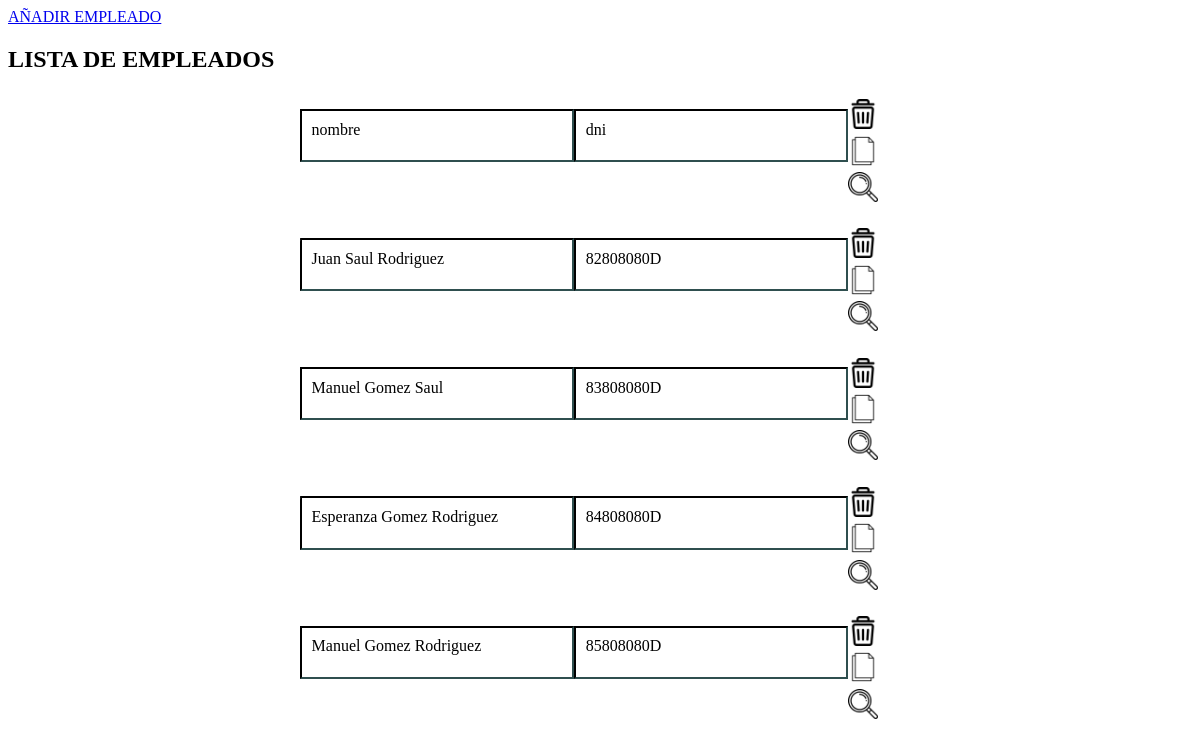
Page /crudv1/lista.php on the earlier database version.
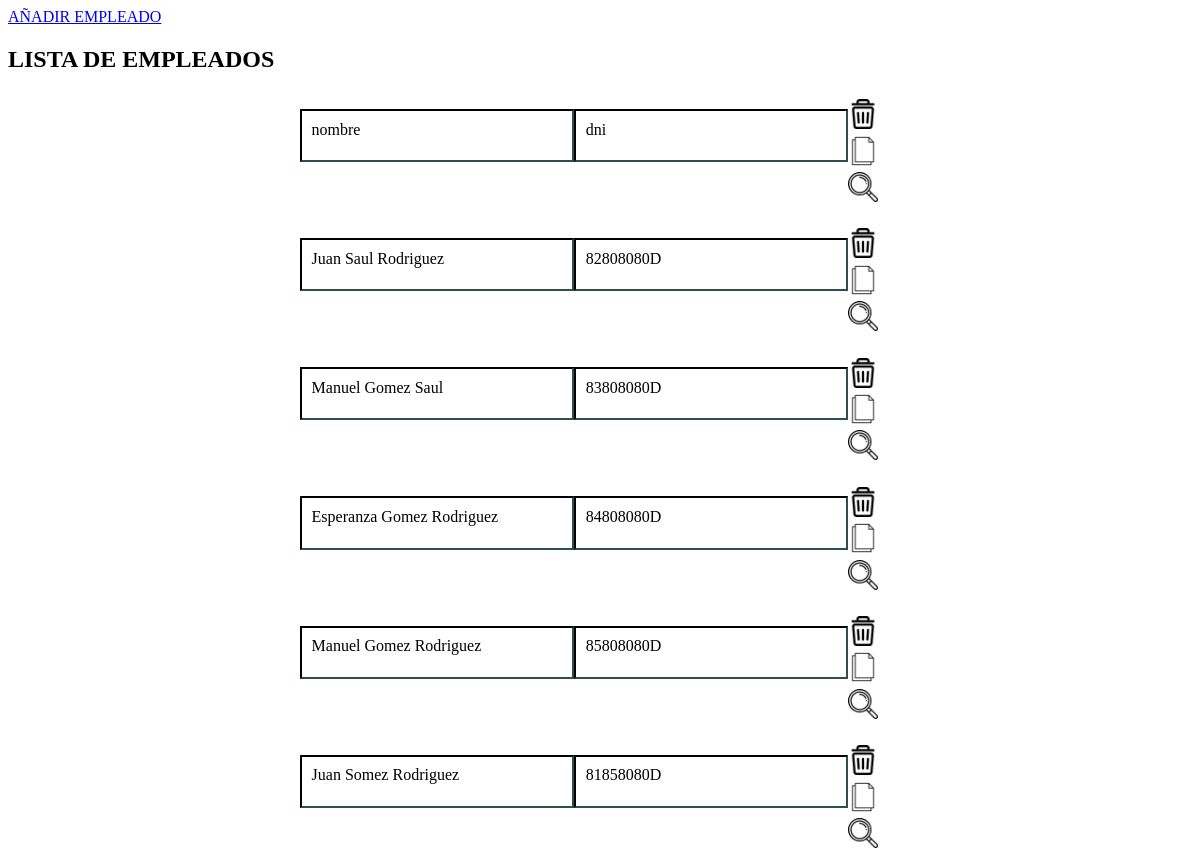
Same page on the later database version.
### tables this page shows
CREATE TABLE EMPLEADO
(
	IdEmpleado tinyint UNSIGNED NOT NULL PRIMARY KEY,
	DNI char(9) NOT NULL UNIQUE,
  	Nombre varchar(50) NOT NULL,
	Correo varchar(50) NULL UNIQUE,
	Telefono char(9) NOT NULL UNIQUE
);

### crudv1/clases/crud.php (called while the page is built, shortened)
<?php
  class Crud
  {
    public $conexion;
    function __construct()
    {
      $this->conexion = new mysqli(SERVIDOR, USUARIO, CONTRASENIA, BASEDATOS);
    }
    public function lista()
    {
      $consulta = "SELECT IdEmpleado as id, Nombre as nombre, DNI as dni FROM EMPLEADO;";
      return $this->conexion->query($consulta);
    }
  }
?>

### crudv1/clases/lista.php (the view, shortened to what this page needs)
<?php
  function lista()
  {
    require('crud.php');
    $informacion = new Crud();
    $listaValores = $informacion->lista();
    while ($fila = $listaValores->fetch_row())
    {
      echo
        '<section>
          <p> '.$fila[1].' </p>
          <p> '.$fila[2].' </p>
          <a href="borrar.php?id='.$fila[0].'"><img src="imagenes/papelera.png" alt="borrar empleado"/></a>
          <a href="modificar.php?id='.$fila[0].'"><img src="imagenes/papel.png" alt="modificar empleado"/></a>
          <a href="mirar.php?id='.$fila[0].'"><img src="imagenes/lupa.png" alt="ver empleado"/></a>
        </section>';
    }
  }
  lista();
?>

### crudv1/lista.php (shortened to what this page needs)
<!DOCTYPE html>
<HTML>
	<head>
		<link rel="stylesheet" type="text/css" href="css/estiloLista.css"/>
	</head>
  <body>
	<nav>
		<a href="anadir.php"> AÑADIR EMPLEADO</a>
	</nav>
    <main>
		<h2> LISTA DE EMPLEADOS </h2>
		<?php
			require('clases/lista.php');
		?>
    </main>
  </body>
</HTML>

### crudv1/css/estiloLista.css (style rules this page uses)
body main section { width: 600px; margin: 20px auto; overflow: hidden; vertical-align: middle; }
body main section img { width: 30px; float: left; padding-top: 0.4em; }
body main section p { float: left; border: darkslategrey inset 2px; width: 251px; min-height: 30px; padding: 0.6em; }
body main section:nth-child(even) { border-radius: 10px 20px; }
body main section:nth-child(odd) { border-radius: 20px 10px; }

Differences in the rows shown:
added empleado: Nombre "Juan Somez Rodriguez", DNI "81858080D"
